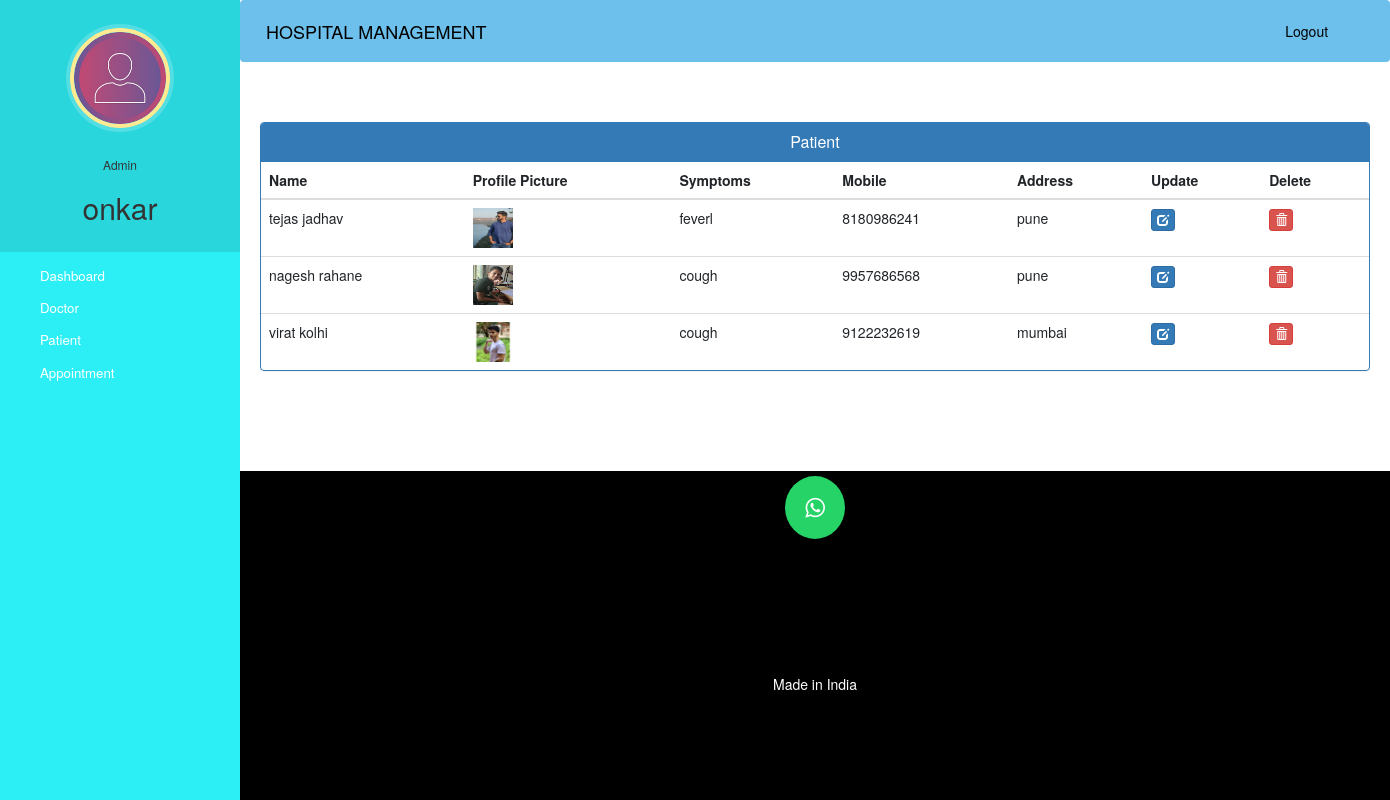
The page /admin-view-patient (signed in) on the database its author committed.
### hospital/models.py (models this page shows, shortened)
class Patient(models.Model):
    user=models.OneToOneField(User,on_delete=models.CASCADE)
    profile_pic= models.ImageField(upload_to='profile_pic/PatientProfilePic/',null=True,blank=True)
    address = models.CharField(max_length=40)
    mobile = models.CharField(max_length=20,null=False)
    symptoms = models.CharField(max_length=100,null=False)
    assignedDoctorId = models.PositiveIntegerField(null=True)
    admitDate=models.DateField(auto_now=True)
    status=models.BooleanField(default=False)
    @property
    def get_name(self):
        return self.user.first_name+" "+self.user.last_name

### hospital/views.py (the view)
# urls.py: path('admin-view-patient', views.admin_view_patient_view,name='admin-view-patient'),
@login_required(login_url='adminlogin')
@user_passes_test(is_admin)
def admin_view_patient_view(request):
    patients=models.Patient.objects.all().filter(status=True)
    return render(request,'hospital/admin_view_patient.html',{'patients':patients})

### hospital/views.py (called while the page is built)
def is_admin(user):
    return user.groups.filter(name='ADMIN').exists()

### templates/hospital/admin_view_patient.html (shortened to what this page needs)
{% extends 'hospital/admin_base.html' %}
{% block content %}
{%load static%}
<head>
  <link href="//netdna.bootstrapcdn.com/bootstrap/3.0.0/css/bootstrap.min.css" rel="stylesheet" id="bootstrap-css">
</head>
<div class="container">
  <div class="panel panel-primary">
    <div class="panel-heading">
      <h6 class="panel-title">Patient</h6>
    </div>
    <table class="table table-hover" id="dev-table">
      <thead>
        <tr>
          <th>Name</th>
          <th>Profile Picture</th>
          <th>Symptoms</th>
          <th>Mobile</th>
          <th>Address</th>
          <th>Update</th>
          <th>Delete</th>
        </tr>
      </thead>
      {% for p in patients %}
      <tr>
        <td> {{p.get_name}}</td>
        <td> <img src="{% static p.profile_pic.url %}" alt="Profile Pic" height="40px" width="40px" /></td>
        <td>{{p.symptoms}}</td>
        <td>{{p.mobile}}</td>
        <td>{{p.address}}</td>
        <td><a class="btn btn-primary btn-xs" href="{% url 'update-patient' p.id  %}"><span class="glyphicon glyphicon-edit"></span></a></td>
        <td><a class="btn btn-danger btn-xs" href="{% url 'delete-patient-from-hospital' p.id  %}"><span class="glyphicon glyphicon-trash"></span></a></td>
      </tr>
      {% endfor %}
    </table>
  </div>
</div>
{% endblock content %}

### templates/hospital/admin_base.html (shortened to what this page needs)
<!DOCTYPE html>
{% load static %}
<html lang="en">
<head>
  <link rel="stylesheet" href="https://stackpath.bootstrapcdn.com/bootstrap/4.3.1/css/bootstrap.min.css">
  <link rel="stylesheet" href="https://maxcdn.bootstrapcdn.com/font-awesome/4.7.0/css/font-awesome.min.css">
  <link rel="stylesheet" href="{% static '/style.css' %}">
</head>
<body>
  <nav class="menu" tabindex="0">
    <header class="avatar">
      <img src="{% static "images/adminpropic.png" %}" />
      <br><br>
      <h6>Admin</h6>
      <h2>{{request.user.first_name}}</h2>
    </header>
    <ul>
      <li tabindex="0" class="icon-dashboard"> <a style="color:white; text-decoration:none;" href="/admin-dashboard"><span>Dashboard</span></a> </li>
      <li tabindex="0" class="icon-customers"> <a style="color:white; text-decoration:none;" href="/admin-doctor"><span>Doctor</span></a></li>
      <li tabindex="0" class="icon-users"> <a style="color:white; text-decoration:none;" href="/admin-patient"><span>Patient</span></a></li>
      <li tabindex="0" class="icon-calendar"> <a style="color:white; text-decoration:none;" href="/admin-appointment"><span>Appointment</span></a></li>
    </ul>
  </nav>
  <main>
    <div class="bs-example">
      <nav class="navbar navbar-expand-md  navbar-dark fixed-top" style="background:#6cc0eb;;">
        <a href="/admin-dashboard" class="navbar-brand" style = "color : black">HOSPITAL MANAGEMENT</a>
        <div class="collapse navbar-collapse justify-content-between" id="navbarCollapse">
          <div class="navbar-nav" style=" margin-left: 90%;">
            <a href="/logout" class="nav-item nav-link" style = "color : black">Logout</a>
          </div>
        </div>
      </nav>
    </div>
    <br><br>
    {% block content %}
    {% endblock content %}
    <br><br><br><br>
    <footer>
      <p>
        <a id="ftr" href="https://api.whatsapp.com/send?phone=918766046082&text=Hello%20Shashank.%0d%0aHow%20are%20you%20%3f%0d%0aI%20came%20from%20your%20website.&source=&data=#" class="fa fa-whatsapp"></a>
      </p>
      <br>
      <div class="container">
        <div class="row">
          <div class="col-md-12 col-sm-12">
            <div style="color:#ffffff;" class="wow fadeInUp footer-copyright">
              <p>Made in India <br></p>
            </div>
          </div>
        </div>
      </div>
    </footer>
  </main>
</body>
</html>

### static/style.css (style rules this page uses)
body { padding-left: 240px; }
main { position: relative; height: 100vh; }
.menu { background: #5bc995; height: 100vh; width: 240px; position: fixed; top: 0px; left: 0; z-index: 5; outline: none; }
.menu .avatar { background: rgba(0, 0, 0, 0.1); padding: 2em 0.5em; text-align: center; }
.menu .avatar img { width: 100px; border-radius: 50%; overflow: hidden; border: 4px solid #ffea92; box-shadow: 0 0 0 4px rgba(255, 255, 255, 0.2); }
.menu .avatar h2 { font-weight: normal; margin-bottom: 0; }
.menu ul { list-style: none; padding: 0.5em 0; margin: 0; }
.menu ul li { padding: 0.5em 1em 0.5em 3em; font-size: 0.95em; font-weight: regular; background-repeat: no-repeat; background-position: left 15px center; background-size: auto 20px; transition: all 0.15s linear; cursor: pointer; }
.menu ul li.icon-dashboard { background-image: url("http://www.entypo.com/images//gauge.svg"); }
.menu ul li.icon-customers { background-image: url("http://www.entypo.com/images//briefcase.svg"); }
.menu ul li.icon-users { background-image: url("http://www.entypo.com/images//users.svg"); }
.menu ul li.icon-calendar { background-image: url("http://www.entypo.com/images//calendar.svg"); }

### templates/hospital/admin_base.html (style rules this page uses)
a:link { text-decoration: none; }
a { color: white; }
footer { padding: 0px 0px 0px 0px; background-color: black; margin: 0px; }
#ftr { padding: 20px; }
.fa { font-size: 23px; width: 60px; text-align: center; text-decoration: none; margin: 5px 2px; border-radius: 50%; }
.fa-whatsapp { background: #25d366; color: white; }
p { text-align: center; }
body { padding-left: 240px; }
main { position: relative; height: 100vh; }
.menu { background: #2ceef5; height: 100vh; width: 240px; position: fixed; top: 0px; left: 0; z-index: 5; outline: none; }
.menu .avatar { background: rgba(0, 0, 0, 0.1); padding: 2em 0.5em; text-align: center; }
.menu .avatar img { width: 100px; border-radius: 50%; overflow: hidden; border: 4px solid #ffea92; box-shadow: 0 0 0 4px rgba(255, 255, 255, 0.2); }
.menu .avatar h2 { font-weight: normal; margin-bottom: 0; }
.menu ul { list-style: none; padding: 0.5em 0; margin: 0; }
.menu ul li { padding: 0.5em 1em 0.5em 3em; font-size: 0.95em; font-weight: regular; background-repeat: no-repeat; background-position: left 15px center; background-size: auto 20px; transition: all 0.15s linear; cursor: pointer; }
.menu ul li.icon-dashboard { background-image: url("http://www.entypo.com/images//gauge.svg"); }
.menu ul li.icon-customers { background-image: url("http://www.entypo.com/images//briefcase.svg"); }
.menu ul li.icon-users { background-image: url("http://www.entypo.com/images//users.svg"); }
.menu ul li.icon-calendar { background-image: url("http://www.entypo.com/images//calendar.svg"); }

### templates/hospital/admin_view_patient.html (style rules this page uses)
a:link { text-decoration: none; }
h6 { text-align: center; }
.row { margin: 100px; }

### rows shown on the page
Patient: get_name "tejas jadhav", profile_pic (picture), symptoms "feverl", mobile "8180986241", address "pune"
Patient: get_name "nagesh rahane", profile_pic (picture), symptoms "cough", mobile "9957686568", address "pune"
Patient: get_name "virat kolhi", profile_pic (picture), symptoms "cough", mobile "9122232619", address "mumbai"

### other values the page prints
{{ request.user.first_name }} "onkar"
